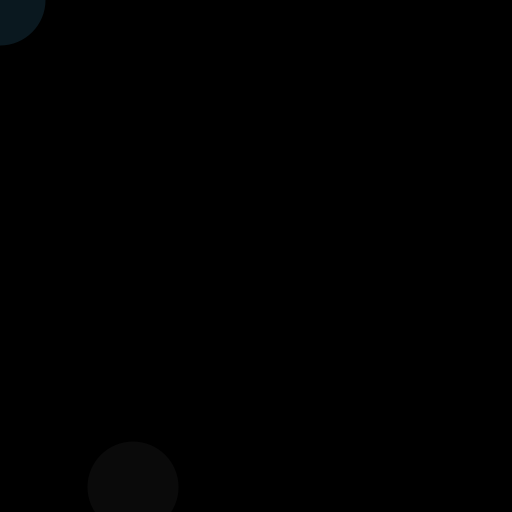
Frame 1 (no input)
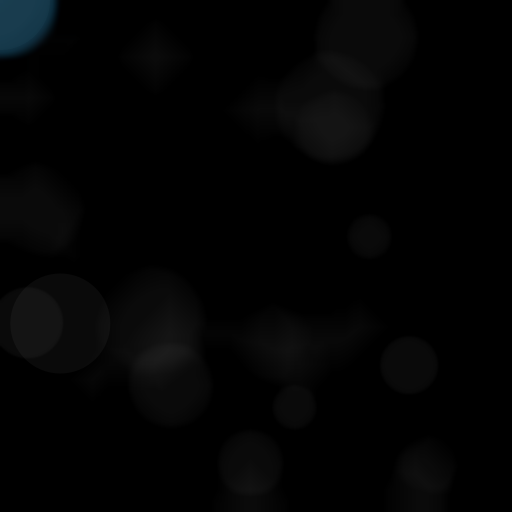
Frame 60 (the mouse pressed at the canvas centre just before this capture)
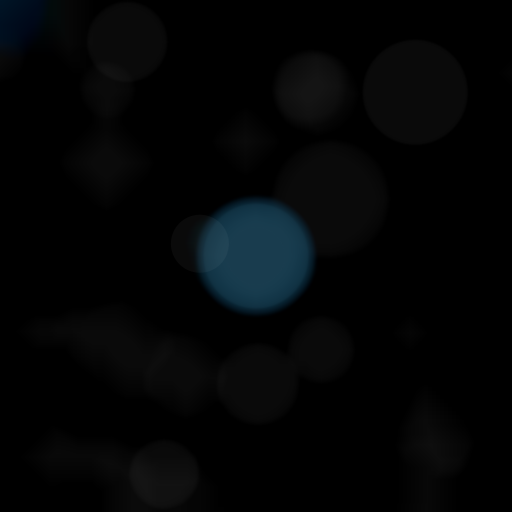
Frame 120 (the mouse held since frame 60 and released just before this capture)

The Processing sketch that drew these frames (run headless with seeded random() and noise(); from frame 60 on, the mouse is pressed at the canvas centre):

// Processing sketch: processing_141469
// ── processing_141469.pde

void setup(){
  size(512,512);
  background (0,0,0);
  frameRate(120);
  smooth();
}

void draw(){

//width, height  
filter(BLUR);

int d= int(random(40, 120));
noStroke();
fill(255, 10);
ellipse(random(width), random(width), d,d);

  
fill(25,60,80,100);
noStroke();
ellipse(mouseX,mouseY,d,d);
}
